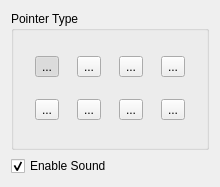
<?xml version="1.0" encoding="UTF-8"?>
<ui version="4.0">
 <class>PreferenceWindow</class>
 <widget class="QWidget" name="PreferenceWindow">
  <property name="geometry">
   <rect>
    <x>0</x>
    <y>0</y>
    <width>220</width>
    <height>187</height>
   </rect>
  </property>
  <property name="windowTitle">
   <string>Preferences</string>
  </property>
  <property name="windowIcon">
   <iconset>
    <normaloff>Grab.png</normaloff>Grab.png</iconset>
  </property>
  <layout class="QVBoxLayout" name="verticalLayout">
   <item>
    <widget class="QGroupBox" name="groupBox">
     <property name="title">
      <string>Pointer Type</string>
     </property>
     <layout class="QGridLayout" name="gridLayout_2">
      <item row="0" column="0">
       <widget class="QToolButton" name="BlankCursor">
        <property name="text">
         <string>...</string>
        </property>
        <property name="iconSize">
         <size>
          <width>32</width>
          <height>32</height>
         </size>
        </property>
        <property name="checkable">
         <bool>true</bool>
        </property>
        <property name="checked">
         <bool>true</bool>
        </property>
        <attribute name="buttonGroup">
         <string notr="true">buttonGroup</string>
        </attribute>
       </widget>
      </item>
      <item row="0" column="1">
       <widget class="QToolButton" name="ArrowCursor">
        <property name="text">
         <string>...</string>
        </property>
        <property name="iconSize">
         <size>
          <width>32</width>
          <height>32</height>
         </size>
        </property>
        <property name="checkable">
         <bool>true</bool>
        </property>
        <attribute name="buttonGroup">
         <string notr="true">buttonGroup</string>
        </attribute>
       </widget>
      </item>
      <item row="0" column="2">
       <widget class="QToolButton" name="IBeamCursor">
        <property name="text">
         <string>...</string>
        </property>
        <property name="iconSize">
         <size>
          <width>32</width>
          <height>32</height>
         </size>
        </property>
        <property name="checkable">
         <bool>true</bool>
        </property>
        <attribute name="buttonGroup">
         <string notr="true">buttonGroup</string>
        </attribute>
       </widget>
      </item>
      <item row="0" column="3">
       <widget class="QToolButton" name="WhatsThisCursor">
        <property name="text">
         <string>...</string>
        </property>
        <property name="iconSize">
         <size>
          <width>32</width>
          <height>32</height>
         </size>
        </property>
        <property name="checkable">
         <bool>true</bool>
        </property>
        <attribute name="buttonGroup">
         <string notr="true">buttonGroup</string>
        </attribute>
       </widget>
      </item>
      <item row="1" column="0">
       <widget class="QToolButton" name="UpArrowCursor">
        <property name="text">
         <string>...</string>
        </property>
        <property name="iconSize">
         <size>
          <width>32</width>
          <height>32</height>
         </size>
        </property>
        <property name="checkable">
         <bool>true</bool>
        </property>
        <attribute name="buttonGroup">
         <string notr="true">buttonGroup</string>
        </attribute>
       </widget>
      </item>
      <item row="1" column="1">
       <widget class="QToolButton" name="ForbiddenCursor">
        <property name="text">
         <string>...</string>
        </property>
        <property name="iconSize">
         <size>
          <width>32</width>
          <height>32</height>
         </size>
        </property>
        <property name="checkable">
         <bool>true</bool>
        </property>
        <attribute name="buttonGroup">
         <string notr="true">buttonGroup</string>
        </attribute>
       </widget>
      </item>
      <item row="1" column="2">
       <widget class="QToolButton" name="OpenHandCursor">
        <property name="text">
         <string>...</string>
        </property>
        <property name="iconSize">
         <size>
          <width>32</width>
          <height>32</height>
         </size>
        </property>
        <property name="checkable">
         <bool>true</bool>
        </property>
        <attribute name="buttonGroup">
         <string notr="true">buttonGroup</string>
        </attribute>
       </widget>
      </item>
      <item row="1" column="3">
       <widget class="QToolButton" name="PointingHandCursor">
        <property name="text">
         <string>...</string>
        </property>
        <property name="iconSize">
         <size>
          <width>32</width>
          <height>32</height>
         </size>
        </property>
        <property name="checkable">
         <bool>true</bool>
        </property>
        <attribute name="buttonGroup">
         <string notr="true">buttonGroup</string>
        </attribute>
       </widget>
      </item>
     </layout>
    </widget>
   </item>
   <item>
    <widget class="QCheckBox" name="checkbox_enable_sound">
     <property name="cursor">
      <cursorShape>CrossCursor</cursorShape>
     </property>
     <property name="text">
      <string>Enable Sound</string>
     </property>
     <property name="checked">
      <bool>true</bool>
     </property>
    </widget>
   </item>
  </layout>
 </widget>
 <resources/>
 <connections/>
 <buttongroups>
  <buttongroup name="buttonGroup"/>
 </buttongroups>
</ui>
